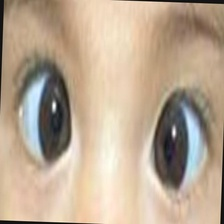
#> input picture data_hirschberg/eye-classification/train/ESOTROPIA/esotropia_014.jpg, 224 x 224 px
$ python -i filter_harschberg.py   (imports and definitions only)
#> lines starting #> are read from the running program, lines starting #| are printed output that depends on the picture; after the words box and inside, x2 and y2 are one past the last pixel; in counts of white or black regions, pixels touching at a corner belong together
#!/usr/bin/env python3
# -*- coding: utf-8 -*-
"""
filter_harschberg.py - Lọc và phân loại bộ dữ liệu train cho phương pháp Hirschberg.

Chức năng:
1. Phát hiện khuôn mặt và mắt bằng MediaPipe Face Mesh (refine_landmarks=True)
   kèm cơ chế Fallback thông minh cho ảnh crop 2 mắt (binocular eye strip 224x224).
2. Phát hiện chấm phản xạ ánh sáng flash trên giác mạc (corneal light reflex / Purkinje spot)
   ở CẢ 2 MẮT (OD và OS).
3. Phân loại ảnh hợp lệ vào 3 thư mục trong `harschberg_data_detect/`:
   - `esotropia_harschberg/`  (Lác trong)
   - `exotropia_harschberg/`  (Lác ngoài)
   - `normal_harschberg/`     (Mắt thẳng, không lác)
4. Sao chép ảnh bị loại vào `harschberg_data_detect/rejected/` kèm lý do cụ thể.
5. Hỗ trợ chế độ `--dry-run`, xuất `report.csv`, và lưu 20 ảnh debug trực quan.
"""

from __future__ import annotations

import argparse
import csv
import logging
import os
import shutil
import sys
from pathlib import Path
from typing import Any, Dict, List, Optional, Tuple

import cv2
import numpy as np

# Cấu hình logging và stdout UTF-8 cho Windows
# [12 lines not run here, left out]
logger = logging.getLogger("filter_harschberg")

# ==============================================================================
# THAM SỐ CẤU HÌNH PHÁT HIỆN CHẤM TRẮNG & MẮT (CÓ THỂ ĐIỀU CHỈNH)
# ==============================================================================
# 1. Ngưỡng độ sáng phản xạ flash giác mạc (0 - 255)
MIN_BRIGHTNESS_THRESHOLD = 205      # Ngưỡng sáng tuyệt đối tối thiểu của điểm phản xạ
TOP_PERCENTILE_THRESHOLD = 98.5     # Ngưỡng bách phân vị luma trong vùng mống mắt
MIN_EYE_MAX_LUMA = 195              # Độ sáng cao nhất trong mắt phải đạt tối thiểu mức này

# 2. Tiêu chuẩn kích thước và hình dạng chấm trắng (pixel trên ảnh 224x224)
MIN_REFLEX_AREA_PX = 1              # Diện tích tối thiểu (pixel)
MAX_REFLEX_AREA_PX = 75             # Diện tích tối đa để loại vùng chói lớn, da bóng, tròng trắng
MAX_REFLEX_ASPECT_RATIO = 3.0       # Tỷ lệ dài/rộng tối đa (loại trừ vệt lóa dài hoặc lông mi)

# 3. Vị trí không gian so với tâm mống mắt / đồng tử
MAX_DIST_TO_IRIS_CENTER_RATIO = 1.25 # Khoảng cách tối đa từ chấm trắng tới tâm mống mắt (so với bán kính mống mắt)
MIN_LOCAL_CONTRAST = 15.0           # Độ tương phản tối thiểu giữa chấm sáng và viền xung quanh

# 4. Ngưỡng phân loại Heuristic độ lệch Hirschberg (khi không có nhãn sẵn)
# Độ lệch = (tọa độ reflex_x - iris_center_x) / iris_radius
# Lưu ý: Đây là gán nhãn tạm thời heuristic, cần chuyên gia lâm sàng thẩm định lại.
HEURISTIC_NORMAL_BOUND = 0.22       # Nếu độ lệch |disp| <= 0.22 ở cả 2 mắt => Normal
HEURISTIC_STRABISMUS_BOUND = 0.25   # Độ lệch vượt ngưỡng sẽ phân biệt Esotropia vs Exotropia

# 5. MediaPipe Landmark Indices
LEFT_IRIS_CENTER = 468   # Mống mắt trái (viewer's right)
RIGHT_IRIS_CENTER = 473  # Mống mắt phải (viewer's left)


# [43 lines left out: functions resolve_source_directory, collect_images, not called in this run]


def detect_reflex_in_eye_roi(
    eye_gray: np.ndarray,
    iris_center_roi: Tuple[float, float],
    iris_radius_px: float,
) -> Tuple[bool, Optional[Dict[str, Any]], str]:
    """Phát hiện chấm phản xạ flash nhỏ, tròn, rất sáng trong phạm vi mống mắt."""
    h, w = eye_gray.shape[:2]
    cx, cy = iris_center_roi

    # Bán kính vùng tìm kiếm quanh mống mắt
    search_radius = max(8.0, iris_radius_px * MAX_DIST_TO_IRIS_CENTER_RATIO)
    mask = np.zeros((h, w), dtype=np.uint8)
    cv2.circle(mask, (int(round(cx)), int(round(cy))), int(round(search_radius)), 255, -1)

    masked_gray = cv2.bitwise_and(eye_gray, mask)
    max_val = np.max(masked_gray)
    if max_val < MIN_EYE_MAX_LUMA:
        return False, None, "LOW_PEAK_BRIGHTNESS"

    # Ngưỡng sáng thích ứng: kết hợp ngưỡng tối thiểu và mức sáng đỉnh
    thresh_val = max(MIN_BRIGHTNESS_THRESHOLD, int(max_val - 20))
    _, binary = cv2.threshold(eye_gray, thresh_val, 255, cv2.THRESH_BINARY)
    binary = cv2.bitwise_and(binary, mask)

    num_labels, labels, stats, centroids = cv2.connectedComponentsWithStats(binary)
    candidates: List[Dict[str, Any]] = []

    for i in range(1, num_labels):
        area = int(stats[i, cv2.CC_STAT_AREA])
        bw = int(stats[i, cv2.CC_STAT_WIDTH])
        bh = int(stats[i, cv2.CC_STAT_HEIGHT])
        c_x, c_y = float(centroids[i][0]), float(centroids[i][1])

        # Loại trừ kích thước không thỏa mãn
        if not (MIN_REFLEX_AREA_PX <= area <= MAX_REFLEX_AREA_PX):
            continue

        # Kiểm tra tỷ lệ dài/rộng
        aspect = max(bw, bh) / max(1, min(bw, bh))
        if aspect > MAX_REFLEX_ASPECT_RATIO:
            continue

        # Khoảng cách tới tâm mống mắt
        dist = np.hypot(c_x - cx, c_y - cy)
        if dist > search_radius:
            continue

        # Kiểm tra độ tương phản cục bộ với viền xung quanh (để loại da bị chói hoặc tròng trắng)
        rx, ry = int(round(c_x)), int(round(c_y))
        box_rad = max(4, int(round(np.sqrt(area) + 3)))
        y1, y2 = max(0, ry - box_rad), min(h, ry + box_rad + 1)
        x1, x2 = max(0, rx - box_rad), min(w, rx + box_rad + 1)
        sub_roi = eye_gray[y1:y2, x1:x2]
        spot_luma = float(np.mean(sub_roi[sub_roi >= thresh_val])) if np.any(sub_roi >= thresh_val) else float(max_val)
        surround_luma = float(np.mean(sub_roi[sub_roi < thresh_val])) if np.any(sub_roi < thresh_val) else 0.0
        contrast = spot_luma - surround_luma
        if contrast < MIN_LOCAL_CONTRAST:
            continue

        candidates.append({
            "x": c_x,
            "y": c_y,
            "area": area,
            "dist": dist,
            "aspect": aspect,
            "contrast": contrast,
            "brightness": float(max_val),
        })

    if not candidates:
        return False, None, "NO_VALID_COMPACT_REFLEX"

    # Chọn ứng viên gần tâm mống mắt nhất
    best_candidate = min(candidates, key=lambda c: c["dist"])
    return True, best_candidate, "OK"


def process_image(
    image_path: Path,
    face_mesh: Optional[Any] = None,
    allow_crop_fallback: bool = True,
) -> Dict[str, Any]:
    """Phân tích một ảnh: phát hiện mặt/mắt, tìm phản xạ 2 mắt, và tính toán độ lệch."""
#> called with allow_crop_fallback = True
    img_bgr = cv2.imread(str(image_path))
#> img_bgr is the input picture: shape (224, 224, 3); mean B, G, R 146.4, 167.7, 186.7
    if img_bgr is None:
        return {
            "success": False,
            "rejection_reason": "CANNOT_READ_IMAGE",
            "method": "NONE",
            "has_right": False,
            "has_left": False,
        }

    h, w = img_bgr.shape[:2]
    gray = cv2.cvtColor(img_bgr, cv2.COLOR_BGR2GRAY)
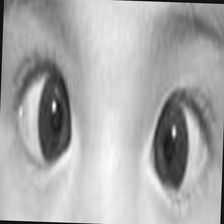
#> gray: shape (224, 224); min 5, max 253, mean 170.9
    rgb = cv2.cvtColor(img_bgr, cv2.COLOR_BGR2RGB)

    detected_method = "NONE"
    right_iris: Optional[Tuple[float, float, float]] = None # (cx, cy, radius)
    left_iris: Optional[Tuple[float, float, float]] = None

    # --------------------------------------------------------------------------
    # GIAI ĐOẠN 1: Phát hiện bằng MediaPipe Face Mesh
    # --------------------------------------------------------------------------
    if face_mesh is not None:
        results = face_mesh.process(rgb)
        if results.multi_face_landmarks:
            lms = results.multi_face_landmarks[0].landmark
            # Mắt phải (OD - viewer's left)
            od_cx = lms[RIGHT_IRIS_CENTER].x * w
            od_cy = lms[RIGHT_IRIS_CENTER].y * h
            # Bán kính mống mắt từ các điểm xung quanh mống mắt phải (474, 476)
            od_r1 = np.hypot((lms[474].x - lms[RIGHT_IRIS_CENTER].x) * w, (lms[474].y - lms[RIGHT_IRIS_CENTER].y) * h)
            od_r2 = np.hypot((lms[476].x - lms[RIGHT_IRIS_CENTER].x) * w, (lms[476].y - lms[RIGHT_IRIS_CENTER].y) * h)
            od_r = max(6.0, float((od_r1 + od_r2) / 2.0))

            # Mắt trái (OS - viewer's right)
            os_cx = lms[LEFT_IRIS_CENTER].x * w
            os_cy = lms[LEFT_IRIS_CENTER].y * h
            os_r1 = np.hypot((lms[469].x - lms[LEFT_IRIS_CENTER].x) * w, (lms[469].y - lms[LEFT_IRIS_CENTER].y) * h)
            os_r2 = np.hypot((lms[471].x - lms[LEFT_IRIS_CENTER].x) * w, (lms[471].y - lms[LEFT_IRIS_CENTER].y) * h)
            os_r = max(6.0, float((os_r1 + os_r2) / 2.0))

            right_iris = (od_cx, od_cy, od_r)
            left_iris = (os_cx, os_cy, os_r)
            detected_method = "FACEMESH_LANDMARKS"

    # --------------------------------------------------------------------------
    # GIAI ĐOẠN 2: Fallback cho ảnh Crop 2 mắt (Periocular strip 224x224)
    # --------------------------------------------------------------------------
    if (right_iris is None or left_iris is None) and allow_crop_fallback:
        # Trong ảnh crop 2 mắt chuẩn hóa:
        # Nửa bên trái ảnh (viewer's left) là mắt phải của bệnh nhân (OD)
        # Nửa bên phải ảnh (viewer's right) là mắt trái của bệnh nhân (OS)
        mid_x = w // 2

        # Mắt phải (OD): nửa trái
        od_roi_gray = gray[:, :mid_x]
        od_blurred = cv2.GaussianBlur(od_roi_gray, (7, 7), 1.5)
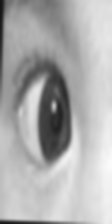
#> od_blurred: shape (224, 112); min 21, max 251, mean 173.7
        # Vùng trung tâm mắt (tránh viền ngoài cùng)
        od_inner = od_blurred[int(h * 0.15):int(h * 0.85), int(mid_x * 0.12):int(mid_x * 0.88)]
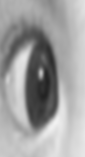
#> od_inner: shape (157, 85); min 34, max 241, mean 160.2
        _, _, od_min_loc, _ = cv2.minMaxLoc(od_inner)
#> od_min_loc = (43, 96)
        od_cx = float(od_min_loc[0] + int(mid_x * 0.12))
#> od_cx = 56
        od_cy = float(od_min_loc[1] + int(h * 0.15))
#> od_cy = 129
        od_r = float(min(mid_x, h) * 0.28)
        right_iris = (od_cx, od_cy, od_r)
#> right_iris = (56, 129, 31.36)

        # Mắt trái (OS): nửa phải
        os_roi_gray = gray[:, mid_x:]
        os_blurred = cv2.GaussianBlur(os_roi_gray, (7, 7), 1.5)
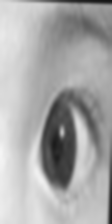
#> os_blurred: shape (224, 112); min 21, max 245, mean 168.6
        os_inner = os_blurred[int(h * 0.15):int(h * 0.85), int(mid_x * 0.12):int(mid_x * 0.88)]
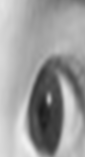
#> os_inner: shape (157, 85); min 27, max 240, mean 156.4
        _, _, os_min_loc, _ = cv2.minMaxLoc(os_inner)
#> os_min_loc = (41, 111)
        os_cx = float(os_min_loc[0] + int(mid_x * 0.12) + mid_x)
#> os_cx = 166
        os_cy = float(os_min_loc[1] + int(h * 0.15))
#> os_cy = 144
        os_r = float(min(mid_x, h) * 0.28)
        left_iris = (os_cx, os_cy, os_r)
#> left_iris = (166, 144, 31.36)

        detected_method = "PERIOCULAR_CROP_HEURISTIC"

    if right_iris is None or left_iris is None:
        return {
            "success": False,
            "rejection_reason": "NO_FACE_OR_EYES_DETECTED",
            "method": detected_method,
            "has_right": False,
            "has_left": False,
        }

    # --------------------------------------------------------------------------
    # GIAI ĐOẠN 3: Phát hiện phản xạ flash ở CẢ 2 MẮT
    # --------------------------------------------------------------------------
    # 1. Mắt phải (OD)
    od_cx, od_cy, od_r = right_iris
    od_ok, od_reflex, od_msg = detect_reflex_in_eye_roi(gray, (od_cx, od_cy), od_r)
#> in detect_reflex_in_eye_roi, `search_radius = max(8.0, iris_radius_px * MAX_DIST_TO_IRIS_CENTER_RATIO)`: search_radius = 39.2
#> in detect_reflex_in_eye_roi, `cv2.circle(mask, (int(round(cx)), int(round(cy))), int(round(search_ra..`:
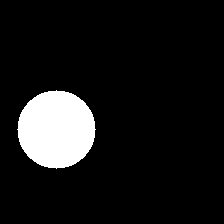
#> mask: shape (224, 224); 9.5% white; 1 white region, box (x1, y1, x2, y2) and area: (17, 90, 96, 169) 4777
#> in detect_reflex_in_eye_roi, `max_val = np.max(masked_gray)`: max_val = 249
#> in detect_reflex_in_eye_roi, `thresh_val = max(MIN_BRIGHTNESS_THRESHOLD, int(max_val - 20))`: thresh_val = 229
#> in detect_reflex_in_eye_roi, `num_labels, labels, stats, centroids = cv2.connectedComponentsWithStat..`: num_labels = 7; stats = [[0, 0, 224, 224, 50008], [53, 104, 2, 4, 8], [73, 140, 1, 1, 1], [73, 143, 2, 4, 4], [76, 143, 1, 1, 1], [76, 145, 1, 2, 2], [56, 147, 19, 22, 152]]; centroids = [[111.6, 111.4], [53.5, 105.5], [73, 140], [73.75, 144.5], [76, 143], [76, 145.5], [67.4, 158]]
#> the loop in detect_reflex_in_eye_roi, `for i in range(1, num_labels):` made 6 passes
#> (area, bw, bh, c_x, c_y) on pass 6: (152, 19, 22, 67.4, 158)
#> after the loop in detect_reflex_in_eye_roi, `for i in range(1, num_labels):`: candidates = 3 items
#> in detect_reflex_in_eye_roi, `best_candidate = min(candidates, key=lambda c: c["dist"])`: best_candidate = {'x': 73, 'y': 140, 'area': 1, 'dist': 20.25, 'aspect': 1, 'contrast': 41.98, 'brightness': 249}
#> od_ok = True; od_reflex has the same summary as best_candidate in detect_reflex_in_eye_roi; od_msg = 'OK'

    # 2. Mắt trái (OS)
    os_cx, os_cy, os_r = left_iris
    os_ok, os_reflex, os_msg = detect_reflex_in_eye_roi(gray, (os_cx, os_cy), os_r)
#> call 2 of detect_reflex_in_eye_roi, with iris_center_roi = (166, 144), iris_radius_px = 31.36
#> in detect_reflex_in_eye_roi (call 2), `max_val = np.max(masked_gray)`: max_val = 244
#> in detect_reflex_in_eye_roi (call 2), `thresh_val = max(MIN_BRIGHTNESS_THRESHOLD, int(max_val - 20))`: thresh_val = 224
#> in detect_reflex_in_eye_roi (call 2), `binary = cv2.bitwise_and(binary, mask)`:
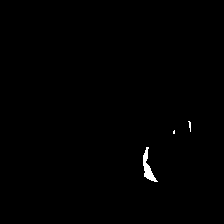
#> binary: shape (224, 224); 0.44% white; 3 white regions (2 under 20 px), largest, box (x1, y1, x2, y2) and area: (143, 147, 158, 182) 194
#> in detect_reflex_in_eye_roi (call 2), `num_labels, labels, stats, centroids = cv2.connectedComponentsWithStat..`: num_labels = 4; stats = [[0, 0, 224, 224, 49957], [188, 121, 3, 11, 18], [173, 130, 2, 4, 7], [143, 147, 15, 35, 194]]; centroids = [[111.3, 111.3], [189.5, 125.2], [173.6, 131.7], [147.5, 167.2]]
#> the loop in detect_reflex_in_eye_roi (call 2), `for i in range(1, num_labels):` made 3 passes
#> (area, bw, bh, c_x, c_y) on pass 3: (194, 15, 35, 147.5, 167.2)
#> after the loop in detect_reflex_in_eye_roi (call 2), `for i in range(1, num_labels):`: candidates = 1 item
#> in detect_reflex_in_eye_roi (call 2), `best_candidate = min(candidates, key=lambda c: c["dist"])`: best_candidate = {'x': 173.6, 'y': 131.7, 'area': 7, 'dist': 14.43, 'aspect': 2, 'contrast': 146.7, 'brightness': 244}
#> os_ok = True; os_reflex has the same summary as best_candidate in detect_reflex_in_eye_roi; os_msg = 'OK'

    # Đánh giá đạt / không đạt
    if not od_ok and not os_ok:
        rejection_reason = f"MISSING_BOTH_REFLEXES (OD: {od_msg}, OS: {os_msg})"
        success = False
    elif not od_ok:
        rejection_reason = f"MISSING_RIGHT_EYE_REFLEX ({od_msg})"
        success = False
    elif not os_ok:
        rejection_reason = f"MISSING_LEFT_EYE_REFLEX ({os_msg})"
        success = False
    else:
        rejection_reason = ""
        success = True

    # --------------------------------------------------------------------------
    # GIAI ĐOẠN 4: Tính toán độ lệch Hirschberg (Displacement Heuristic)
    # --------------------------------------------------------------------------
    od_disp_ratio: Optional[float] = None
    os_disp_ratio: Optional[float] = None
    heuristic_label = "unknown"

    if success and od_reflex is not None and os_reflex is not None:
        # Độ lệch ngang = reflex_x - iris_center_x
        # Chuẩn hóa theo bán kính mống mắt
        od_dx = (od_reflex["x"] - od_cx) / max(1.0, od_r)
#> od_dx = 0.542
        os_dx = (os_reflex["x"] - os_cx) / max(1.0, os_r)
#> os_dx = 0.241
        od_disp_ratio = round(float(od_dx), 4)
#> od_disp_ratio = 0.542
        os_disp_ratio = round(float(os_dx), 4)
#> os_disp_ratio = 0.241

        # Định hướng giải phẫu:
        # OD (Mắt phải - viewer's left): phía mũi (Nasal) là sang phải (+dx), phía thái dương (Temporal) là sang trái (-dx)
        # OS (Mắt trái - viewer's right): phía mũi (Nasal) là sang trái (-dx), phía thái dương (Temporal) là sang phải (+dx)

        # Nếu chấm sáng nằm gần tâm cả 2 mắt => Normal
        if abs(od_dx) <= HEURISTIC_NORMAL_BOUND and abs(os_dx) <= HEURISTIC_NORMAL_BOUND:
            heuristic_label = "normal"
        # Chấm sáng lệch về phía thái dương (OD -dx, OS +dx) => Mắt lác vào trong (Esotropia)
        elif od_dx < -HEURISTIC_STRABISMUS_BOUND or os_dx > HEURISTIC_STRABISMUS_BOUND:
            heuristic_label = "esotropia"
        # Chấm sáng lệch về phía mũi (OD +dx, OS -dx) => Mắt lác ra ngoài (Exotropia)
        elif od_dx > HEURISTIC_STRABISMUS_BOUND or os_dx < -HEURISTIC_STRABISMUS_BOUND:
            heuristic_label = "exotropia"
        else:
            heuristic_label = "normal"

    return {
        "success": success,
        "rejection_reason": rejection_reason,
        "method": detected_method,
        "has_right": od_ok,
        "has_left": os_ok,
        "right_iris": right_iris,
        "left_iris": left_iris,
        "right_reflex": od_reflex,
        "left_reflex": os_reflex,
        "od_disp_ratio": od_disp_ratio,
        "os_disp_ratio": os_disp_ratio,
        "heuristic_label": heuristic_label,
        "image_shape": (h, w),
    }


# [288 lines left out: functions draw_debug_visualization, get_safe_destination_path, main, not called in this run]


# [2 lines not run here, left out]

>>> result = process_image('../data_hirschberg/eye-classification/train/ESOTROPIA/esotropia_014.jpg')
#> result = 13 items
